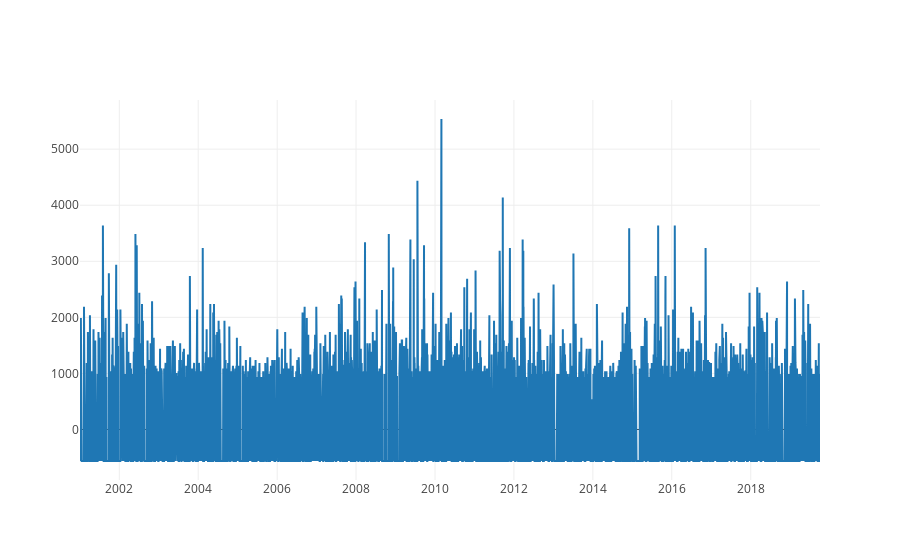

Notebook source saved alongside this figure:
### Code cell
data = [go.Scatter(x=earn.date, y=earn.money)]
iplot(data, filename='earn')

### Figure 1 — Plotly figure (JSON) as saved in the notebook; plotly's stock layout.template omitted (floating-point values rounded to 4 significant figures; data arrays with more than 128 entries replaced by an {"elided": "..."} marker saying what was removed)
{"data": [{"type": "scatter", "uid": "b9b443fe-d231-427f-88f0-885b2f253e72", "x": {"elided": "3991 str values"}, "y": {"elided": "3991 int values"}}], "layout": {}}
